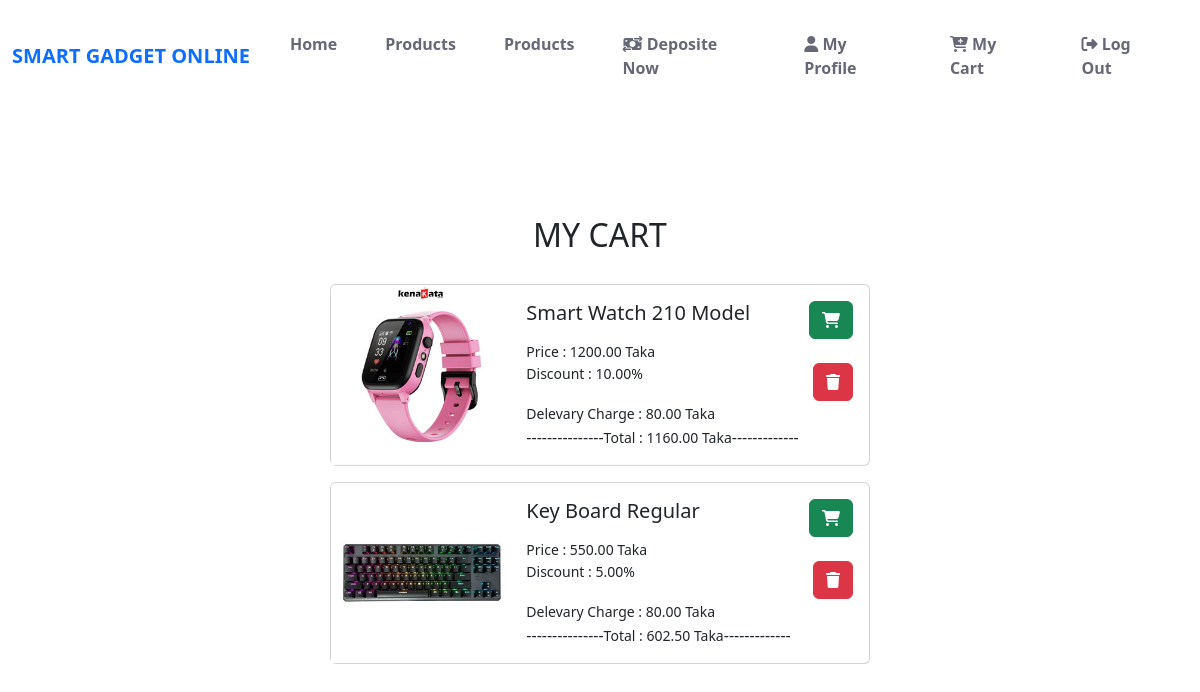
The page /Cart/myCart/ (signed in) on the database as committed earlier.
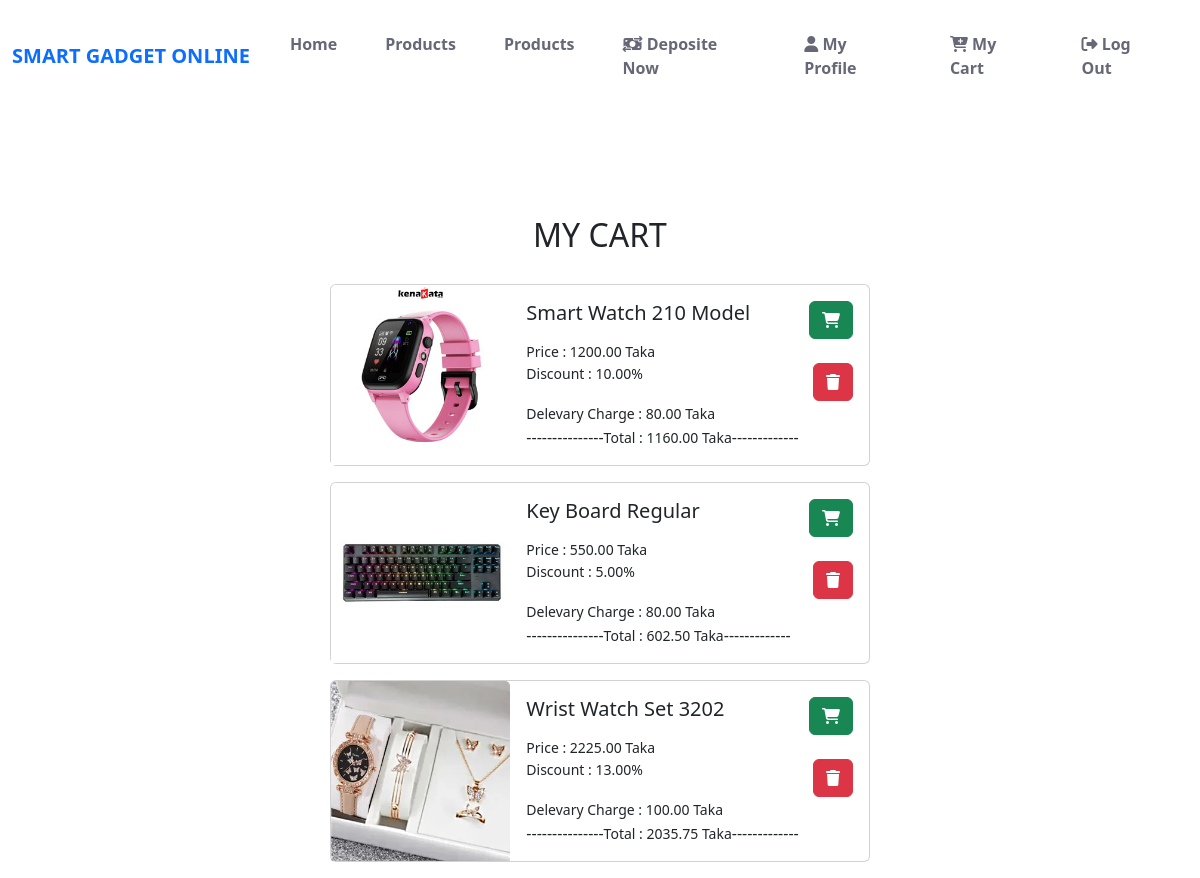
The same page on the database as committed later.
### cart/models.py (models this page shows, shortened)
class Cart(models.Model):
    product = models.ForeignKey(product_info, on_delete=models.CASCADE)
    user = models.ForeignKey(User, on_delete=models.CASCADE)
    price = models.DecimalField(blank=True, null=True, max_digits=10, decimal_places=2)
    delevary_charge = models.DecimalField(
        blank=True, null=True, max_digits=10, decimal_places=2
    )
    discount = models.DecimalField(
        blank=True, null=True, max_digits=10, decimal_places=2
    )
    total = models.DecimalField(blank=True, null=True, max_digits=10, decimal_places=2)
    adding_time = models.DateTimeField(auto_now_add=True)

### product/models.py (models this page shows, shortened)
class product_info(models.Model):
    name = models.CharField(max_length=200)
    image = models.ImageField(upload_to="product/images/")
    details = models.TextField(max_length=500)
    category = models.ManyToManyField(Product_Category)
    price = models.DecimalField(max_digits=10, decimal_places=2, default=None)
    delevary_charge = models.DecimalField(
        blank=True, null=True, max_digits=10, decimal_places=2, default=0
    )
    discount = models.DecimalField(
        blank=True,
        null=True,
        max_digits=10,
        decimal_places=2,
        default=0,
        help_text="In Percentage",
    )
    total_available_quantity = models.CharField(max_length=5000)

### cart/views.py (the view)
# urls.py: path("myCart/", views.go_to_cart, name="go_to_my_cart"),
def go_to_cart(request):
    user = request.user
    myCarts = Cart.objects.filter(user=user)
    return render(request, "cart.html", {"carts": myCarts})

### cart/templates/cart.html
{% extends "base.html" %} {%load static%} {%block stylelink%}
<link rel="stylesheet" href="{% static 'css/cart.css' %}" />
{%endblock%} {%block content%}
<div class="prod_cont">
  <h2 class="page_title">MY CART</h2>
  {%for cart in carts%}
  <div class="card mb-3 card_cont" style="max-width:540px;">
    <div class="row g-0">
      <div class="col-md-4">
        <img
          class="card-img-top image"
          src="{{cart.product.image.url}}"
          alt="Card image cap"
        />
      </div>
      <div class="col-md-8">
        <div class="card-body">
          <div class="d-flex justify-content-between">
            <h5 class="card-title">{{cart.product.name}}</h5>
            <a class="btn btn-success" href="{%url "purchased_from_details_section" cart.id%}"
              ><i class="fa-solid fa-cart-shopping"></i
            ></a>
          </div>
          <small>Price : {{cart.price}} Taka</small><br />
          <div class="d-flex justify-content-between">
            <small>Discount : {{cart.discount}}%</small><br />
            <a class="btn btn-danger" href="{%url "dlt_cart" cart.id%}"
              ><i class="fa-solid fa-trash"></i
            ></a>
          </div>
          <small>Delevary Charge : {{cart.delevary_charge}} Taka</small><br />
          ---------------<small>Total : {{cart.total}} Taka</small>-------------
        </div>
      </div>
    </div>
  </div>
  {%endfor%}
</div>
{%endblock%}

Rows that differ between the two databases and show on the page:
added Cart: product.image (picture), product.name "Wrist Watch Set 3202", price "2225.00", discount "13.00", delevary_charge "100.00", total "2035.75"
